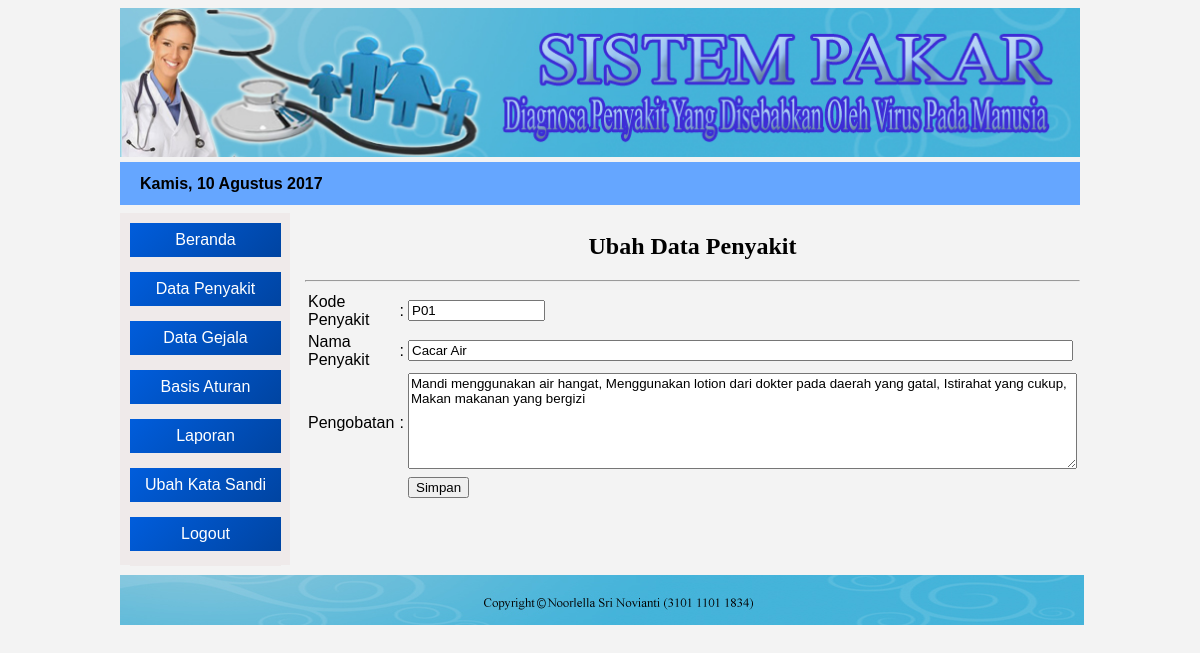
The page /admin/index.php?open=Penyakit-Edit&kode=P01 (signed in) on the database its author committed.
### tables this page shows
CREATE TABLE IF NOT EXISTS `tblpenyakit` (
  `kd_penyakit` varchar(7) NOT NULL,
  `nm_penyakit` varchar(40) NOT NULL,
  `nl_penyakit` float NOT NULL,
  `pengobatan` text NOT NULL,
  PRIMARY KEY (`kd_penyakit`)
);

### admin/penyakit_edit.php (the view, shortened to what this page needs)
<center><h2> Ubah Data Penyakit </h2></center> <hr>
<?php
 include "../lib/koneksi.php";
 ?>
<?php
 $kdpenyakit=$_GET['kode'];
 $data = mysqli_query($konek, "select * from tblpenyakit where kd_penyakit='$kdpenyakit'");
 $hasil = mysqli_fetch_array($data);
 ?>
  <form action="<?php $_SERVER['SELF']; ?>" method="post" >
    <table >
       <tr>
       	  <td>Kode Penyakit </td>
          <td>:</td>
       	  <td><input type="text" name="kd_penyakit" size="14" value="<?php echo $hasil['kd_penyakit'] ;?>" readonly="readonly"/></td>
       </tr>
       <tr>
       	 <td>Nama Penyakit</td>
         <td>:</td>
       	 <td><input type="text" name="nm_penyakit" size="80" maxlength="30" value="<?php echo $hasil['nm_penyakit'] ;?>" autofocus>
       	 </td>
       </tr>
       <tr>
         <td>Pengobatan</td>
         <td>:</td>
         <td><textarea cols="81" rows="6" name="pengobatan"><?php echo $hasil['pengobatan']; ?></textarea></td>
       </tr>
       <tr>
       	  <td>&nbsp;</td>
          <td>&nbsp;</td>
       	  <td><input type="submit" name="btnsimpan" value="Simpan"></td>
       </tr>
    </table>
 </form>

### css/desig1.css (style rules this page uses)
* { font-family: Arial, tahoma, sans-serif; }
body { background-color: #f3f3f3; }
#isi h2 { font-family: tahoma, "Times New Roman", "Maiandra GD", sans-serif; }

### rows shown on the page
tblpenyakit: kd_penyakit "P01", nm_penyakit "Cacar Air", pengobatan "Mandi menggunakan air hangat, Menggunakan lotion dari dokter pada daerah yang gatal, Istirahat yang cukup, Makan makanan yang bergizi"

### other values the page prints
$namabln "Kamis"
$tgl "10"
$namabulan "Agustus"
$thn "2017"
